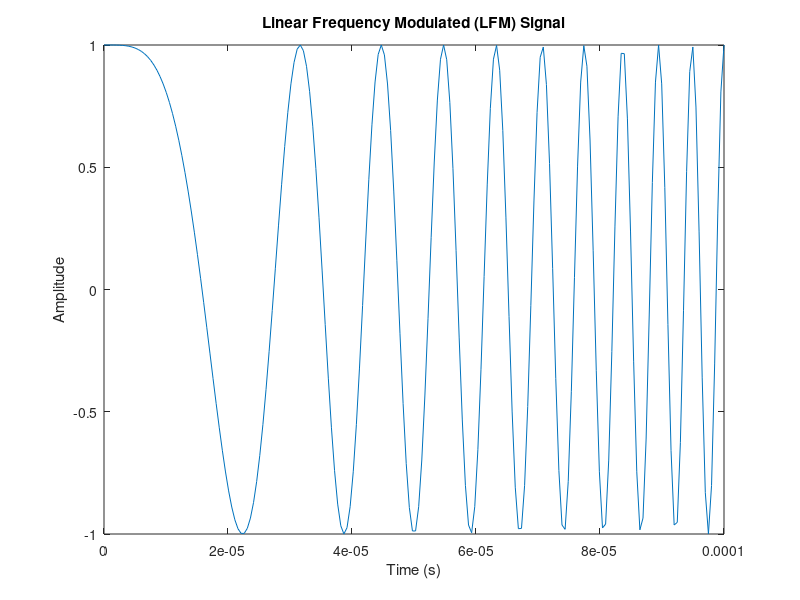
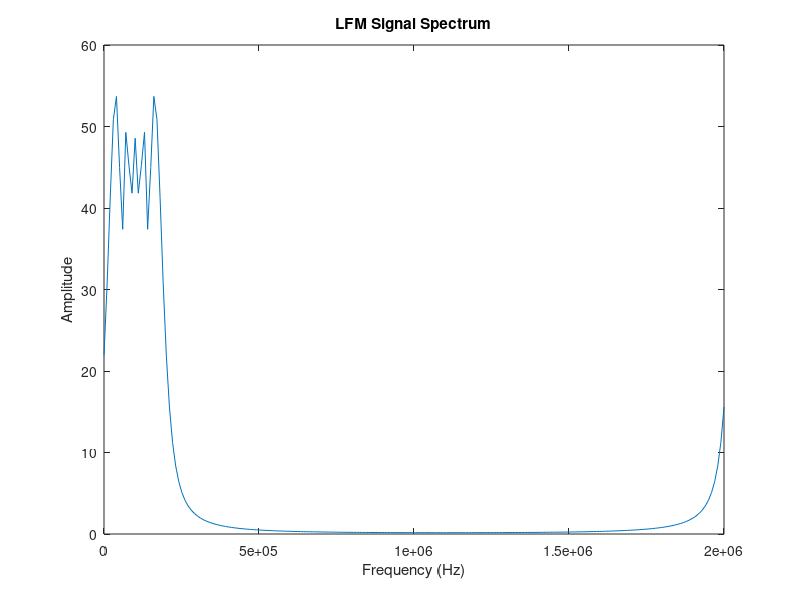

Here is the MATLAB script that generated these plots, in order:
clc;
clear all;
close all;

T = 100e-6;                % Pulse width: 100 microseconds (note: originally commented as 25 microseconds)
B = 0.2e6;                 % Bandwidth: 100 kHz (note: originally commented as 500 kHz)
k = B/T;                   % Chirp rate (frequency sweep slope)
alpha = 1;
fs = 2e6;
N = fs*T;
t = linspace(0, T, N);
f = linspace(0, fs, N);
chirp_signal = exp(1i*k*pi*t.^2)*alpha;   % Linear Frequency Modulated (LFM) signal
figure;
plot(t, chirp_signal);                  
title('Linear Frequency Modulated (LFM) Signal');
xlabel('Time (s)');
ylabel('Amplitude');  % Single pulse

figure;
plot(f, abs(fft(chirp_signal)));                  
title('LFM Signal Spectrum');
xlabel('Frequency (Hz)');
ylabel('Amplitude');  % Spectrum of single pulse

% Convert the chirp signal to gr_complex format (similar to original code)
chirp_cw = [];
for i = 1:length(chirp_signal)
    chirp_cw = [chirp_cw, 'gr_complex(', num2str(real(chirp_signal(i))), ', ', num2str(imag(chirp_signal(i))), '), '];
end
chirp_cw(end-1:end) = [];  % Remove the trailing comma

fid = fopen('output1.txt', 'w');  % Open file for writing
fprintf(fid, '%s', chirp_cw);     % Write the data to file
fclose(fid);                      % Close the file
